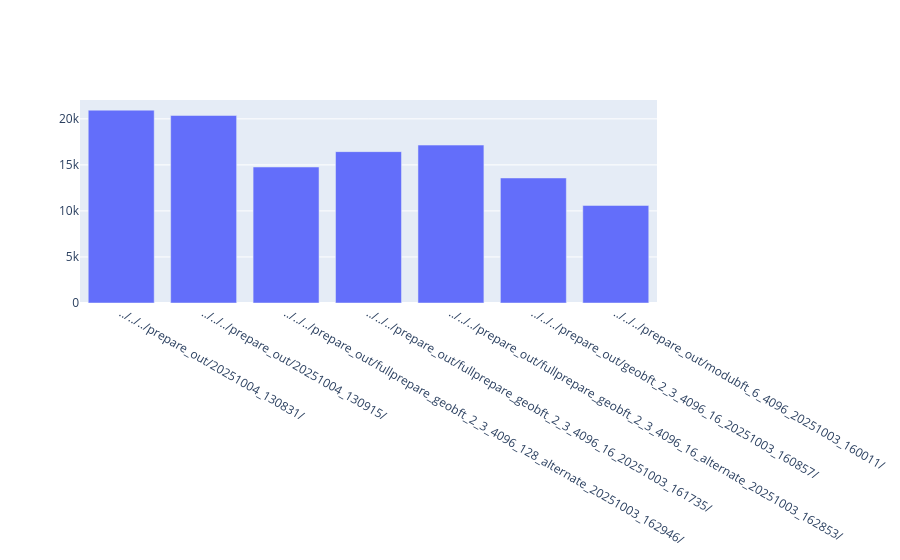

Notebook code cell kept with this figure:
### Code cell
clients = df.query("Role == 0").groupby("folder")[["Throughput"]].sum().reset_index().sort_values("folder")

fig = go.Figure() 
fig.add_trace(go.Bar(x=clients.folder,y=clients.Throughput.astype(float)))
fig.show()

### Figure 1 — Plotly figure (JSON) as saved in the notebook; plotly's stock layout.template omitted (floating-point values rounded to 4 significant figures)
{"data": [{"type": "bar", "x": ["../../../prepare_out/20251004_130831/", "../../../prepare_out/20251004_130915/", "../../../prepare_out/fullprepare_geobft_2_3_4096_128_alternate_20251003_162946/", "../../../prepare_out/fullprepare_geobft_2_3_4096_16_20251003_161735/", "../../../prepare_out/fullprepare_geobft_2_3_4096_16_alternate_20251003_162853/", "../../../prepare_out/geobft_2_3_4096_16_20251003_160857/", "../../../prepare_out/modubft_6_4096_20251003_160011/"], "y": [20940.0, 20370.0, 14770.0, 16440.0, 17150.0, 13580.0, 10600.0]}], "layout": {}}
